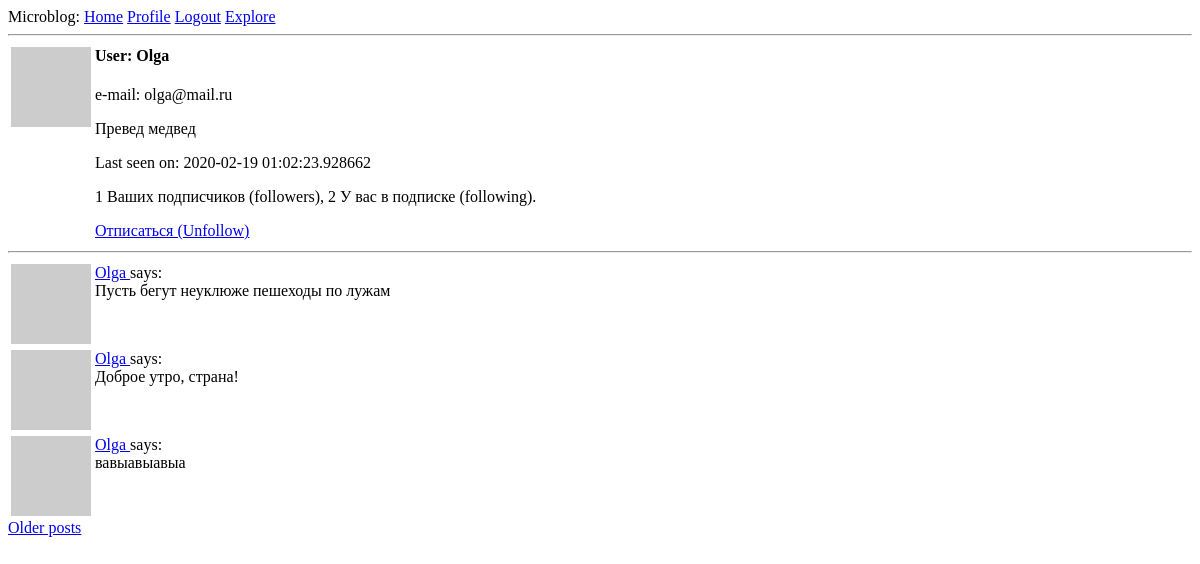
The page /user/Olga (signed in) on the database as committed earlier.
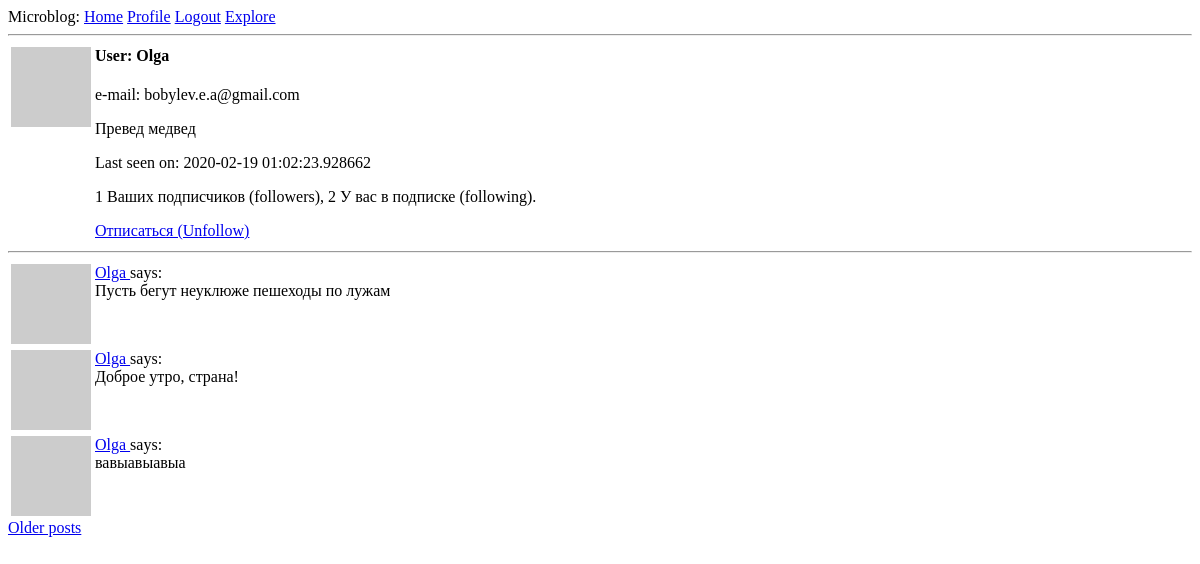
The same page on the database as committed later.
### app/models.py (models this page shows, shortened)
class User(UserMixin, db.Model):
    __tablename__ = "user"
    id = db.Column(db.Integer, primary_key=True)
    username = db.Column(db.String(64), index=True, unique=True)
    email = db.Column(db.String(120), index=True, unique=True)
    password_hash = db.Column(db.String(128))
    about_me = db.Column(db.String(140))
    last_seen = db.Column(db.DateTime, default=datetime.utcnow)
    posts = db.relationship('Post', back_populates='author')
    followed = db.relationship(
        'User', secondary=followers,
        primaryjoin=(followers.c.follower_id == id),
        secondaryjoin=(followers.c.followed_id == id),
        backref=db.backref('followers', lazy='dynamic'),
        lazy='dynamic'
    )
    def avatar(self, size):
        email = "dotnetcoder@mail.ru"
        digest = md5(email.encode('utf-8')).hexdigest()
        url = f'https://www.gravatar.com/avatar/{digest}?d=identicon&s={size}'
        return url
    def is_following(self, user):
        return self.followed.filter(followers.c.followed_id == user.id).count() > 0

class Post(db.Model):
    __tablename__ = "post"
    id = db.Column(db.Integer, primary_key=True)
    body = db.Column(db.String(140))
    timestamp = db.Column(db.DateTime, index=True, default=datetime.utcnow)
    user_id = db.Column(db.Integer, db.ForeignKey('user.id'))
    author = db.relationship("User", back_populates='posts' )

### app/routes.py (the view)
@app.route('/user/<username>')
@login_required
def user(username):
    user = User.query.filter_by(username=username).first_or_404()
    page = request.args.get('page', 1, type=int)
    per_page = app.config['POSTS_PER_PAGE']
    query = Post.query.filter(Post.user_id == user.id).order_by(Post.timestamp.desc())
    page_posts: Pagination = query.paginate(page, per_page, error_out=False)
    posts = page_posts.items
    next_url = url_for('user', username=user.username, page=page_posts.next_num)\
        if page_posts.has_next else None
    prev_url = url_for('user', username=user.username, page=page_posts.prev_num)\
        if page_posts.has_prev else None
    app.logger.info(f'GET /user/{user.username}')
    return render_template('user.html', user=user, posts=posts, prev_url=prev_url, next_url=next_url)

### app/models.py (called while the page is built)
@login.user_loader
def load_user(id):
    return User.query.get(int(id))

### app/routes.py (called while the page is built)
@app.before_request
def before_request():
    if current_user.is_authenticated:
        current_user.last_seen = datetime.utcnow()
        db.session.commit()

### app/templates/user.html (shortened to what this page needs)
{% extends "base.html" %}
{% block content%}
    <table>
        <tr valign="top">
            <td><img src="{{user.avatar(64)}}"></td>
            <td>
                <h4>User: {{user.username}}</h4>
                {% if user.email %}<p>e-mail: {{ user.email }}</p>{% endif %}
                {% if user.about_me %}<p>{{user.about_me}}</p>{% endif %}
                {% if user.last_seen %}<p>Last seen on: {{user.last_seen}}</p>{% endif %}
                <p>{{user.followers.count()}} Ваших подписчиков (followers), {{user.followed.count()}} У вас в подписке (following).</p>
                {% if user == current_user %}
                <p><a href="{{ url_for('edit_profile') }}">Edit your profile</a></p>
                {% elif not current_user.is_following(user) %}
                <p><a href="{{ url_for('follow', username=user.username) }}">Подписаться (Follow)</a></p>
                {% else %}
                <p><a href="{{ url_for('unfollow', username=user.username) }}">Отписаться (Unfollow)</a></p>
                {% endif %}
            </td>
        </tr>
    </table>
    <hr>
    {% for post in posts%}
        {% include '_post.html' %}
    {% endfor %}
    {% if next_url %}
        <a href="{{next_url}}">Older posts</a>
    {% endif %}
{% endblock%}

### app/templates/base.html (shortened to what this page needs)
<html>
    <head>
    </head>
    <body>
        <div>
            Microblog:
            <a href="{{url_for('index')}}">Home</a>
            {%if current_user.is_anonymous %}
            <a href="{{url_for('login')}}">Login</a>
            {% else %}
            <a href="{{url_for('user', username=current_user.username)}}">Profile</a>
            <a href="{{url_for('logout')}}">Logout</a>
            <a href="{{url_for('explore')}}">Explore</a>
            {% endif %}
        </div>
        <hr>
        {% block content %}{% endblock %}
    </body>
</html>

### app/templates/_post.html
<table>
    <tr valign="top">
        <td><img src="{{ post.author.avatar(36) }}"></td>
        <td>
            <a href="{{ url_for('user', username=post.author.username) }}">
                {{post.author.username}}
            </a>
            says:<br>{{post.body}}
        </td>
    </tr>
</table>

Rows that differ between the two databases and show on the page:
changed User "Olga": email "olga@mail.ru" → "bobylev.e.a@gmail.com"
